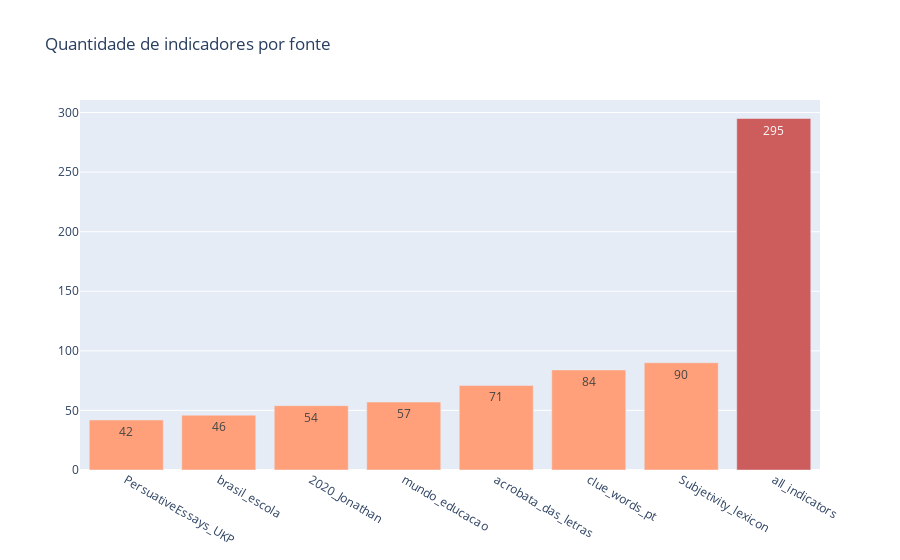

Here is the notebook cell this chart was saved with:
### Code cell
barcolors=['lightsalmon']*7 + ['indianred']
x = list(amount_indicators.keys())
y = list(amount_indicators.values())
fig = go.Figure(data=go.Bar(
    y=y,
    x=x,
    text=y,
    textposition='auto',
    marker_color=barcolors
))

fig.update_layout(
    title="Quantidade de indicadores por fonte",
    xaxis={
        'categoryorder':'array',
        'categoryarray': [xi for _,xi in sorted(zip(y, x))]
        }
)
fig.show()

### Figure 1 — Plotly figure (JSON) as saved in the notebook; plotly's stock layout.template omitted (floating-point values rounded to 4 significant figures)
{"data": [{"marker": {"color": ["lightsalmon", "lightsalmon", "lightsalmon", "lightsalmon", "lightsalmon", "lightsalmon", "lightsalmon", "indianred"]}, "text": ["46", "84", "71", "57", "90", "42", "54", "295"], "textposition": "auto", "type": "bar", "x": ["brasil_escola", "clue_words_pt", "acrobata_das_letras", "mundo_educacao", "Subjetivity_lexicon", "PersuativeEssays_UKP", "2020_Jonathan", "all_indicators"], "y": [46, 84, 71, 57, 90, 42, 54, 295]}], "layout": {"title": {"text": "Quantidade de indicadores por fonte"}, "xaxis": {"categoryarray": ["PersuativeEssays_UKP", "brasil_escola", "2020_Jonathan", "mundo_educacao", "acrobata_das_letras", "clue_words_pt", "Subjetivity_lexicon", "all_indicators"], "categoryorder": "array"}}}
